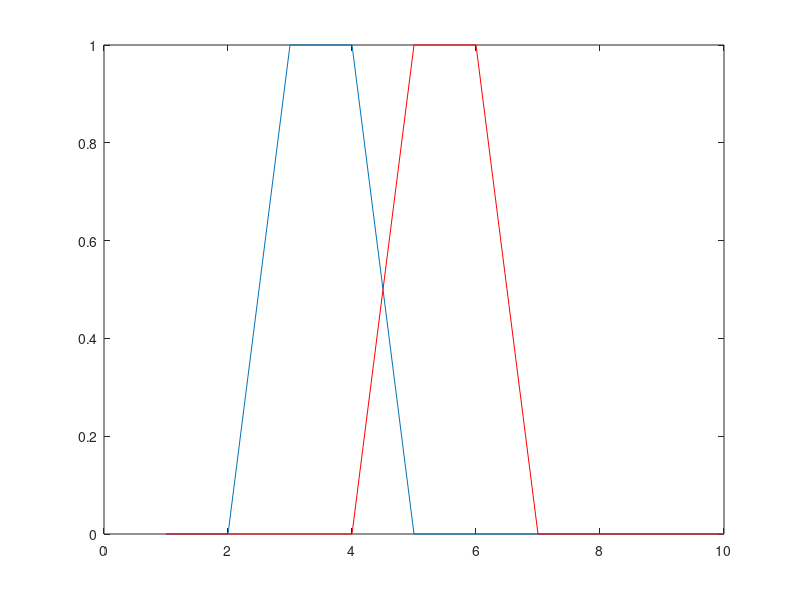

This figure's MATLAB source: (Note: this script raises an error after producing the figure.)
% A test case for debugging the alignment function
clc
clear
close all

T1 = 10;
T2 = 10;
b1 = 3;
b2 = 5;
ts1 = zeros(1, T1);
ts1(b1:b1+1) = 1;
ts2 = zeros(1, T2);
ts2(b2:b2+1) = 1;

plot(ts1)
hold on
plot(ts2, 'r')

ts2onts1 = tsAlign(ts1', ts2', 5);

plot(ts2onts1, 'g')

deg = 3;
win = 2;
% ts2onts1 = tsAlign3(ts1', ts2', win);
profile on
[score, ts2onts1] = sWarpFast4(ts1', ts2', ts1',  win, 100);
profile off
profile viewer
plot(ts2onts1, 'm')